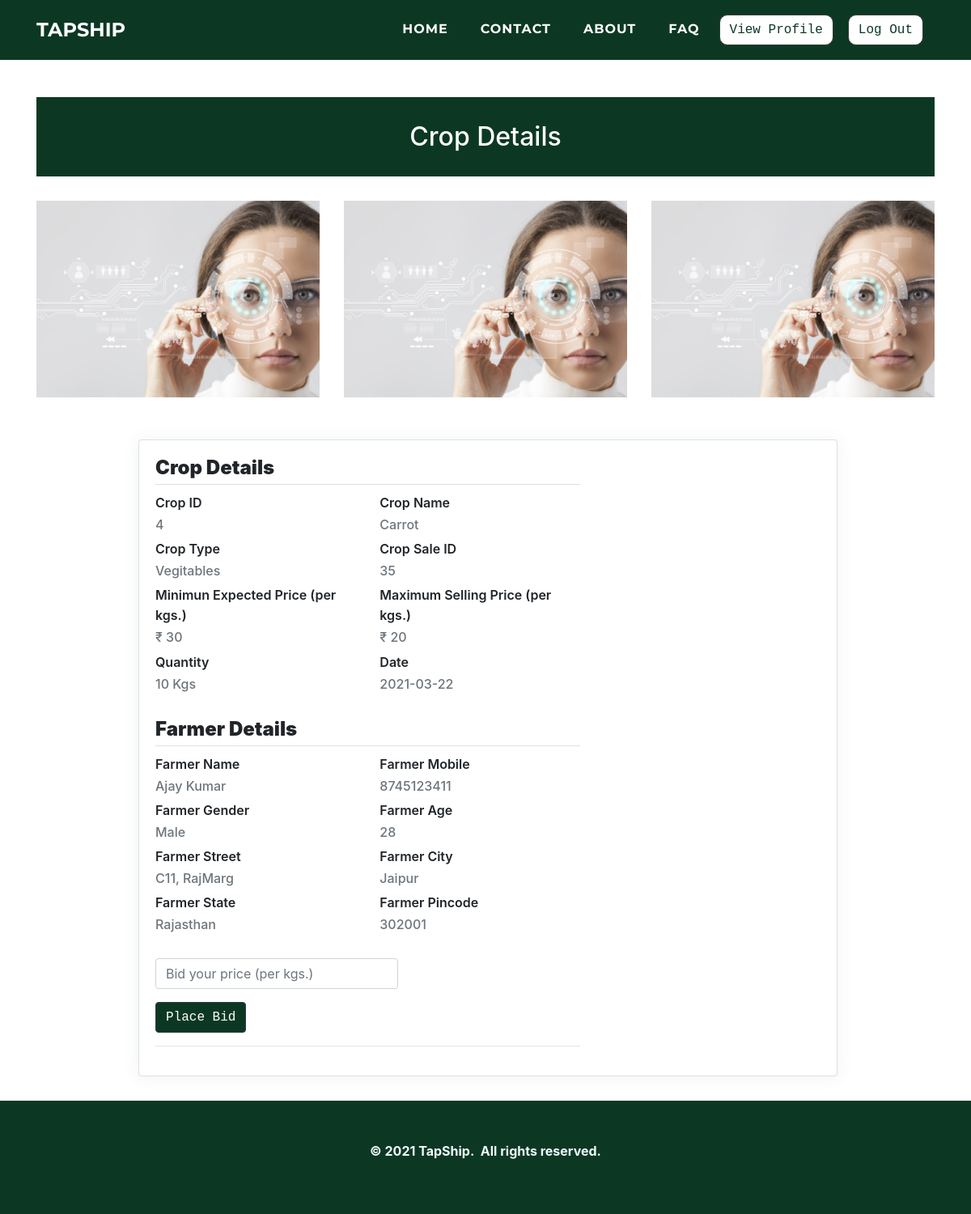
/customers/viewcrop.php?cr_id=35 (signed in), run on the app's committed database.
### tables this page shows
CREATE TABLE `cropsale` (
  `cr_id` int(11) NOT NULL,
  `cr_f_mobile` varchar(10) NOT NULL,
  `cr_cro_id` int(11) NOT NULL,
  `cr_quantity` varchar(10) NOT NULL,
  `cr_img1` varchar(500) NOT NULL,
  `cr_img2` varchar(500) NOT NULL,
  `cr_img3` varchar(500) NOT NULL,
  `cr_mep` varchar(10) NOT NULL,
  `cr_date` date NOT NULL,
  `cr_status` varchar(10) NOT NULL
);

CREATE TABLE `cropdetails` (
  `cro_id` int(11) NOT NULL,
  `cro_name` varchar(50) NOT NULL,
  `cro_type` varchar(25) NOT NULL,
  `cro_msp` float NOT NULL
);

CREATE TABLE `farmer` (
  `f_id` int(11) NOT NULL,
  `f_name` varchar(50) NOT NULL,
  `f_mobile` varchar(25) NOT NULL,
  `f_gender` varchar(25) NOT NULL,
  `f_age` varchar(10) NOT NULL,
  `f_street` varchar(50) NOT NULL,
  `f_city` varchar(25) NOT NULL,
  `f_state` varchar(25) NOT NULL,
  `f_pincode` varchar(10) NOT NULL,
  `f_aadhar` varchar(25) NOT NULL,
  `f_aadharpdf` varchar(500) NOT NULL,
  `f_pan` varchar(25) NOT NULL,
  `f_panpdf` varchar(500) NOT NULL,
  `f_photo` varchar(500) NOT NULL,
  `f_password` varchar(25) NOT NULL,
  `f_approve` varchar(10) NOT NULL,
  `f_bankholder` varchar(100) NOT NULL,
  `f_bankaccount` varchar(100) NOT NULL,
  `f_bankifsc` varchar(100) NOT NULL,
  `f_bankname` varchar(200) NOT NULL,
  `f_bankbranch` varchar(100) NOT NULL,
  `f_bankpassbook` varchar(200) NOT NULL
);

### customers/viewcrop.php (the view, shortened to what this page needs)
<!DOCTYPE html>
<html>
<head>
	<link rel="stylesheet" href="../assets/bootstrap/css/bootstrap.min.css">
	<link rel="stylesheet" href="../assets/fonts/font-awesome.min.css">
	<link rel="stylesheet" href="../assets/fonts/ionicons.min.css">
	<link rel="stylesheet" href="../assets/css/Article-List.css">
	<link rel="stylesheet" href="../assets/css/Footer-Dark.css">
	<link rel="stylesheet" href="../assets/css/Highlight-Blue.css">
	<link rel="stylesheet" href="https://cdnjs.cloudflare.com/ajax/libs/animate.css/3.5.2/animate.min.css">
	<link rel="stylesheet" href="https://cdnjs.cloudflare.com/ajax/libs/aos/2.2.0/aos.css">
	<link rel="stylesheet" href="../assets/css/Login-Form-Clean.css">
	<link rel="stylesheet" href="../assets/css/table-style.css">
    <link rel="stylesheet" href="../assets/css/profile.css">
    <link href='https://maxcdn.bootstrapcdn.com/bootstrap/4.0.0/css/bootstrap.min.css' rel='stylesheet'>
    <link href='https://cdnjs.cloudflare.com/ajax/libs/MaterialDesign-Webfont/3.6.95/css/materialdesignicons.css' rel='stylesheet'>
    <link rel="stylesheet" href="assets1/bootstrap/css/bootstrap.min.css">
    <link rel="stylesheet" href="assets1/css/cards.css">
    <link rel="stylesheet" href="https://cdnjs.cloudflare.com/ajax/libs/animate.css/3.5.2/animate.min.css">
    <link rel="stylesheet" href="assets1/css/styles.css">
</head>
<body oncontextmenu='return false' class='snippet-body'>
	 <div class="page-content page-container" id="page-content">
	<nav class="navbar navbar-light navbar-expand-lg fixed-top text-uppercase" id="mainNav" style="background: #0c3823;">
        <div class="container">
            <a class="navbar-brand js-scroll-trigger" data-bs-hover-animate="pulse" href="../index.php" style="font-family: Montserrat, sans-serif;">TAPSHIP</a>
            <div class="collapse navbar-collapse"
                id="navbarResponsive">
                <ul class="nav navbar-nav ml-auto">
                    <li class="nav-item mx-0 mx-lg-1"><a class="nav-link py-3 px-0 px-lg-3 rounded js-scroll-trigger" data-bs-hover-animate="pulse" href="../index.php" style="filter: contrast(100%) grayscale(0%) hue-rotate(0deg) invert(0%) sepia(0%);">HOME</a></li>
                    <li class="nav-item mx-0 mx-lg-1"><a class="nav-link py-3 px-0 px-lg-3 rounded js-scroll-trigger" data-bs-hover-animate="pulse" href="../contact.php">CONTACT</a></li>
                    <li class="nav-item mx-0 mx-lg-1"><a class="nav-link py-3 px-0 px-lg-3 rounded js-scroll-trigger" data-bs-hover-animate="pulse" href="../about.php">ABOUT</a></li>
                    <li class="nav-item mx-0 mx-lg-1"><a class="nav-link py-3 px-0 px-lg-3 rounded js-scroll-trigger" data-bs-hover-animate="pulse" href="../faq.php">FAQ</a></li>
                    <li class="nav-item mx-0 mx-lg-1"><a href="../customers/profile.php"><button class="btn btn-dark text-monospace" data-bs-hover-animate="pulse" type="button" style="margin: 10px;background: rgb(255,255,255);color: #0c3823;margin-left: 0;border-radius: 10px;">View Profile</button></a></li>
                    <li class="nav-item mx-0 mx-lg-1"><a href="../customers/logout-script.php"><button  class="btn btn-dark text-monospace" data-bs-hover-animate="pulse" type="button" style="margin: 10px;background: rgb(255,255,255);color: #0c3823;margin-left: 0;border-radius: 10px;">Log Out</button></a></li>
                </ul>
            </div>
        </div>
    </nav>
	<div class="features-boxed">
        <div class="container" style="background: #ffffff;">
            <div class="intro" style="background: #0c3823;margin-top: 120px;margin-bottom: 30px;">
                <h2 class="text-center" data-aos="fade" style="color: rgb(255,255,255);padding: 30px;margin-bottom: 0px;">Crop Details</h2>
            </div>
        </div>
    </div>
	</div>
	<?php
$con=mysqli_connect("localhost","root","","tapship");
    $cr_id = $_GET['cr_id'];
    $query = "SELECT CD.cro_id, CD.cro_name, CD.cro_type, CD.cro_msp, CS.cr_id, CS.cr_f_mobile, CS.cr_cro_id, CS.cr_quantity, CS.cr_mep, CS.cr_date, CS.cr_status, CS.cr_img1, CS.cr_img2, CS.cr_img3, f.f_name, f.f_mobile, f.f_gender, f.f_age, f.f_street, f.f_city, f.f_state, f.f_pincode
    FROM cropdetails CD, cropsale CS, farmer f where CD.cro_id=CS.cr_cro_id AND f.f_mobile=CS.cr_f_mobile AND CS.cr_id = $cr_id
    ORDER BY CS.cr_id DESC";
   $result = mysqli_query($con,$query);
   while( $res=mysqli_fetch_assoc($result))
   {
       $cro_id =  $res['cro_id'];
       $cro_name =  $res['cro_name'];
       $cro_type =  $res['cro_type'];
       $cro_msp =  $res['cro_msp'];
       $cr_id = $res['cr_id'];
       $cr_quantity = $res['cr_quantity'];
       $cr_mep = $res['cr_mep'];
       $cr_date = $res['cr_date'];
       $cr_status = $res['cr_status'];
       $cr_img1 = $res['cr_img1'];
       $f_name = $res['f_name'];
       $f_mobile =  $res['f_mobile'];
       $f_gender = $res['f_gender'];
       $f_age = $res['f_age'];
       $f_street = $res['f_street'];
       $f_city = $res['f_city'];
       $f_state = $res['f_state'];
       $f_pincode = $res['f_pincode'];
   }
?>
    <div>
        <div class="container">
            <div class="row">
                <div class="col-lg-4 col-md-4 col-sm-12 col-xs-12 cust_blogteaser" data-bs-hover-animate="bounce" style="padding-bottom:20px;margin-bottom:32px;"><a href="#"><img class="img-fluid" style="height:auto;" src="../farmers/<?php echo  $cr_img1;?>" ></a>
                </div>
                <div class="col-lg-4 col-md-4 col-sm-12 col-xs-12 cust_blogteaser" style="padding-bottom:20px;margin-bottom:32px;"><a href="#"><img class="img-fluid" data-bs-hover-animate="bounce" style="height:auto;" src="../farmers/<?php echo  $cr_img1;?>" ></a>
                    <a class="h4" href="#"></a></div>
                <div class=" col-lg-4 col-md-4 col-sm-12 col-xs-12 cust_blogteaser" style="padding-bottom:20px;margin-bottom:32px;"><a href="#"><img class="img-fluid" data-bs-hover-animate="bounce" style="height:auto;" src="../farmers/<?php echo  $cr_img1;?>" ></a>
                    <a class="h4" href="#"></a></div>
            </div>
        </div>
		 <div class="padding">
        <div class="row container d-flex justify-content-center">
            <div class="col-xl-12 col-md-12">
                <div class="card user-card-full">
                    <div class="row m-l-0 m-r-0">
                        <div class="col-sm-8">
                            <div class="card-block">
                                <h4 class="m-b-20 p-b-5 b-b-default f-w-600"><strong>Crop Details</strong></h4>
                                <div class="row">
									<div class="col-sm-6">
                                        <p class="m-b-10 f-w-600">Crop ID</p>
                                        <h6 class="text-muted f-w-400"><?php echo "$cro_id"?></h6>
                                    </div>
                                    <div class="col-sm-6">
                                        <p class="m-b-10 f-w-600">Crop Name</p>
                                        <h6 class="text-muted f-w-400"><?php echo "$cro_name"?></h6>
                                    </div>
									<div class="col-sm-6">
                                        <p class="m-b-10 f-w-600">Crop Type</p>
                                        <h6 class="text-muted f-w-400"><?php echo "$cro_type"?></h6>
                                    </div>
									<div class="col-sm-6">
                                        <p class="m-b-10 f-w-600">Crop Sale ID</p>
                                        <h6 class="text-muted f-w-400"><?php echo "$cr_id"?></h6>
                                    </div>
                                    <div class="col-sm-6">
                                        <p class="m-b-10 f-w-600">Minimun Expected Price (per kgs.)</p>
                                        <h6 class="text-muted f-w-400"><?php echo "₹ $cr_mep"?></h6>
                                    </div>
									<div class="col-sm-6">
                                        <p class="m-b-10 f-w-600">Maximum Selling Price (per kgs.)</p>
                                        <h6 class="text-muted f-w-400"><?php echo "₹ $cro_msp"?></h6>
                                    </div>
									<div class="col-sm-6">
                                        <p class="m-b-10 f-w-600">Quantity</p>
                                        <h6 class="text-muted f-w-400"><?php echo "$cr_quantity Kgs"?></h6>
                                    </div>
                                    <div class="col-sm-6">
                                        <p class="m-b-10 f-w-600">Date</p>
                                        <h6 class="text-muted f-w-400"><?php echo "$cr_date"?></h6>
                                    </div>
                                </div><br>
                                <h4 class="m-b-20 p-b-5 b-b-default f-w-600"><strong>Farmer Details</strong></h4>
                                <div class="row">
                                   <div class="col-sm-6">
                                        <p class="m-b-10 f-w-600">Farmer Name</p>
                                        <h6 class="text-muted f-w-400"><?php echo "$f_name"?></h6>
                                    </div>
                                    <div class="col-sm-6">
                                        <p class="m-b-10 f-w-600">Farmer Mobile</p>
                                        <h6 class="text-muted f-w-400"><?php echo "$f_mobile"?></h6>
                                    </div>
									<div class="col-sm-6">
                                        <p class="m-b-10 f-w-600">Farmer Gender</p>
                                        <h6 class="text-muted f-w-400"><?php echo "$f_gender"?></h6>
                                    </div>
									<div class="col-sm-6">
                                        <p class="m-b-10 f-w-600">Farmer Age</p>
                                        <h6 class="text-muted f-w-400"><?php echo "$f_age"?></h6>
                                    </div>
                                    <div class="col-sm-6">
                                        <p class="m-b-10 f-w-600">Farmer Street</p>
                                        <h6 class="text-muted f-w-400"><?php echo "$f_street"?></h6>
                                    </div>
									<div class="col-sm-6">
                                        <p class="m-b-10 f-w-600">Farmer City</p>
                                        <h6 class="text-muted f-w-400"><?php echo "$f_city"?></h6>
                                    </div>
									<div class="col-sm-6">
                                        <p class="m-b-10 f-w-600">Farmer State</p>
                                        <h6 class="text-muted f-w-400"><?php echo "$f_state"?></h6>
                                    </div>
                                    <div class="col-sm-6">
                                        <p class="m-b-10 f-w-600">Farmer Pincode</p>
                                        <h6 class="text-muted f-w-400"><?php echo "$f_pincode"?></h6>
                                    </div>
                                </div><br>
								<?php
if($cr_status==0||1){
?>
    <form method="post" action="placebid.php?cr_id=<?php echo $cr_id; ?> " enctype="multipart/form-data">
        <div class="form-group"><input class="form-control" id="cropbid_bidprice" type="text" name="cropbid_bidprice" placeholder="Bid your price (per kgs.)" required="" autofocus="" style="width: 300px;"></div>
        <input name="submit" type="submit" class="btn btn-dark text-monospace  " style="background-color:#0c3823;"  value=" Place Bid">
        <hr>
    </form>
<?php
}
?>
    </div>
	</div>
	</div>
	</div></div></div></div></div>
	<div class="footer-dark" style="background: rgb(12,56,35);">
        <footer>
            <div class="container">
                <p style="text-align: center;"><strong>© 2021 TapShip.&nbsp; All rights reserved.</strong><br></p>
            </div>
        </footer>
 </div>
</body>
</html>

### assets/css/Footer-Dark.css (style rules this page uses)
.footer-dark { padding: 50px 0; bottom: 0; color: #f0f9ff; background-color: #282d32; }

### assets/css/table-style.css (style rules this page uses)
body { margin:0; font-family: sans-serif; }
* { box-sizing: border-box; }

### assets/css/profile.css (style rules this page uses)
body { background-color: #f9f9fa; }
.padding { padding-left: 13%; padding-right: 10%; }
.user-card-full { overflow: hidden; }
.card { border-radius: 5px; -webkit-box-shadow: 0 1px 20px 0 rgba(69, 90, 100, 0.08); box-shadow: 0 1px 20px 0 rgba(69, 90, 100, 0.08); border: none; margin-bottom: 30px; }
.m-r-0 { margin-right: 0px; }
.m-l-0 { margin-left: 0px; }
.card-block { padding: 1.25rem; }
h6 { font-size: 14px; }
.card .card-block p { line-height: 25px; }
.b-b-default { border-bottom: 1px solid #e0e0e0 }
.m-b-20 { margin-bottom: 10px; }
.p-b-5 { padding-bottom: 5px !important }
.m-b-10 { margin-bottom: 10px; }
.text-muted { color: #919aa3 !important; }
.f-w-600 { font-weight: 600; }
.p-b-5 { padding-bottom: 5px !important; }
.m-b-10 { margin-bottom: 5px; }

### data on the page
cropsale: cr_img1 (picture), cr_cro.cro_id "4", cr_cro.cro_name "Carrot", cr_cro.cro_type "Vegitables", cr_id "35", cr_mep "30", cr_cro.cro_msp "20", cr_quantity "10", cr_date "2021-03-22", farmer.f_name "Ajay Kumar", farmer.f_mobile "8745123411", farmer.f_gender "Male", farmer.f_age "28", farmer.f_street "C11, RajMarg", farmer.f_city "Jaipur", farmer.f_state "Rajasthan", farmer.f_pincode "302001"
